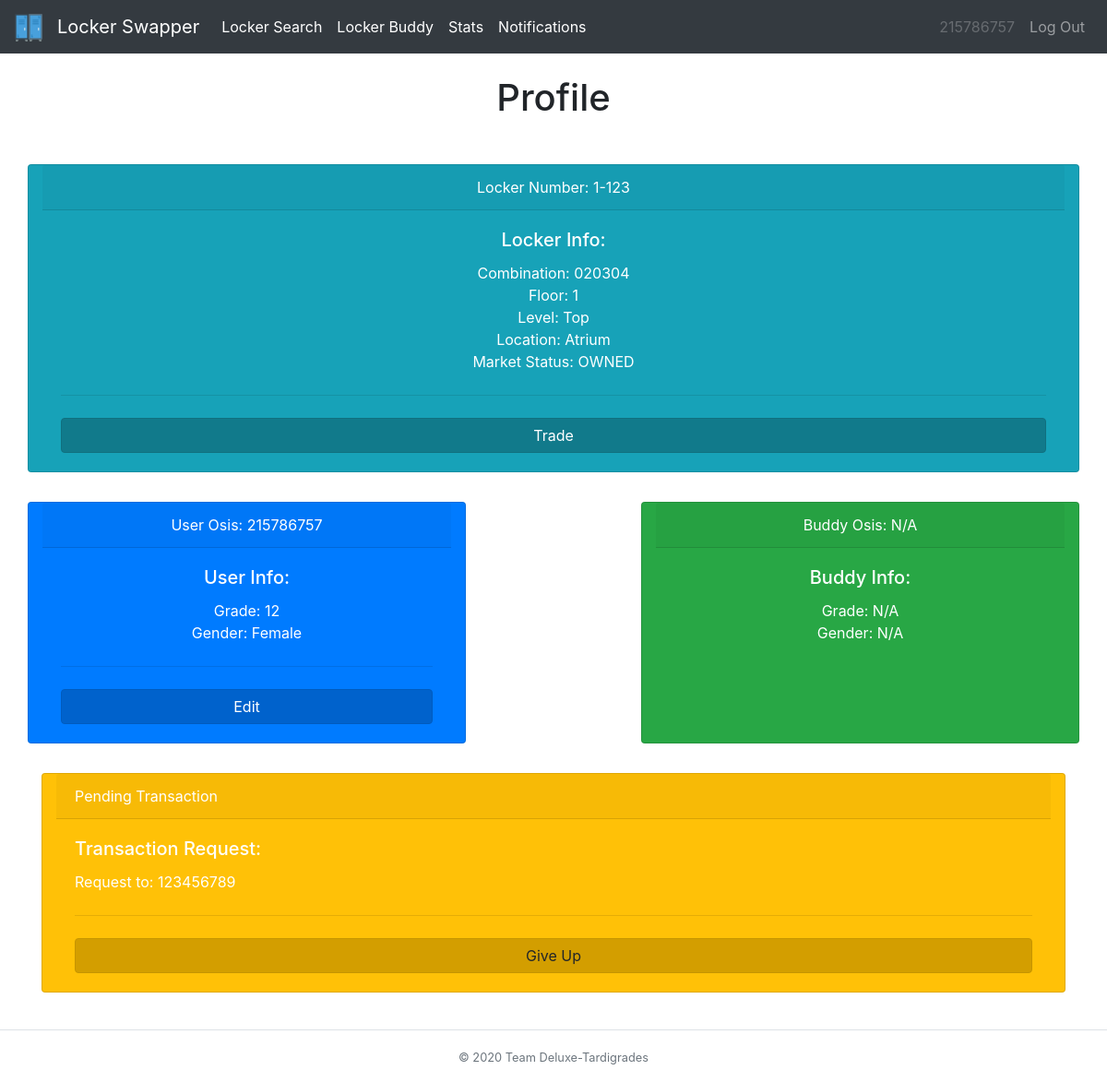
The page /home (signed in) on the database its author committed.
### tables this page shows
CREATE TABLE locker_tbl (locker INT, owner TEXT, combo TEXT, floor INT, level INT, location TEXT, status TEXT);

CREATE TABLE user_tbl (osis INT, password TEXT, locker INT, grade INT, buddy INT, survey TEXT, gender TEXT);

CREATE TABLE transaction_tbl (locker INT, recipient INT, sender INT, status INT, request TEXT, floor INT);

### __init__.py (the view)
@app.route("/home")
@login_required
def profile():
    userInfo = db_manager.getUserInfo(session['osis'])
    buddy = ["N/A","N/A","N/A","N/A","N/A","N/A","N/A","N/A"]
    if len(userInfo[4]) != 0:
        buddy = db_manager.getUserInfo(userInfo[4])
    locker = db_manager.getLockerInfo(userInfo[2])
    transactions=db_manager.getTransactionInfo(session['osis'])
    return render_template("home.html", heading="Profile", userInfo=userInfo, buddy=buddy, locker=locker, transactions=transactions , user=session['osis'])

### __init__.py (called while the page is built)
def login_required(f):
    @wraps(f)
    def dec(*args, **kwargs):
        if 'osis' in session:
            return f(*args, **kwargs)
        flash('You must be logged in to view this page!', 'danger')
        return redirect('/')
    return dec

### db_builder.py (called while the page is built)
def execmany(cmd, inputs):
    db = sqlite3.connect(DB_FILE)
    c = db.cursor()
    output = c.execute(cmd, inputs)
    db.commit()
    return output

### db_manager.py (called while the page is built)
def getUserInfo(osis):
    q = "SELECT * from user_tbl WHERE osis=?"
    inputs = (osis,)
    data = execmany(q, inputs).fetchone()
    info = [data[0],data[1],data[2],data[3],data[4],data[5],data[6]]
    return info

def getLockerInfo(locker):
    q = "SELECT * from locker_tbl WHERE locker=?"
    inputs = (locker,)
    data = execmany(q, inputs).fetchone()
    info=[]
    for value in data:
        info.append(value)
    return info

def getTransactionInfo(osis):
    q = "SELECT * from transaction_tbl WHERE sender=?"
    inputs = (osis,)
    data = execmany(q, inputs).fetchall()
    info = []
    print(q)
    if(data is None):
        return info
    for value in data:
        print(value)
        print(len(value))
        print(value[4])
        if len(value)>0 and value[3] == 1:
            info.append([value[0],value[1],value[2],value[3],value[4]])
    return info

### templates/home.html
{% extends "base.html" %}
{% block body %}
<div class="row">
  <div class="col-sm-12 col-md-12 col-lg-12 mx-auto">
    <div class="row">
      <div class="card text-white text-center bg-info my-3 col-md-12">
        <div class="card-header">Locker Number: {{locker[3]}}-{{locker[0]}}</div>
        <div class="card-body">
          <h5 class="card-title">Locker Info:</h5>
          <p class="card-text">Combination: {{locker[2]}} <br> Floor: {{locker[3]}} <br> Level: {{locker[4]}} <br> Location: {{locker[5]}} <br> Market Status: {{locker[6]}}</p>
          <hr class="my-4">
          <form action="/market" method="post">
            <button type="submit" class="btn btn-info btn-block active">Trade</button>
          </form>
        </div>
      </div>
    </div>
    <div class="row">
      <div class="card text-white text-center bg-primary my-3 col-md-5">
        <div class="card-header">User Osis: {{userInfo[0]}}</div>
        <div class="card-body">
          <h5 class="card-title">User Info:</h5>
          <p class="card-text">Grade: {{userInfo[3]}} <br> Gender: {{userInfo[6]}}</p>
          <hr class="my-4">
          <form action="/editprof">
            <button type="submit" class="btn btn-primary btn-block active">Edit</button>
          </form>
        </div>
      </div>
      <div class="col-md-2">
      </div>
      <div class="card text-white text-center bg-success my-3 col-md-5">
        <div class="card-header">Buddy Osis: {{buddy[0]}}</div>
        <div class="card-body">
          <h5 class="card-title">Buddy Info:</h5>
          <p class="card-text">Grade: {{buddy[3]}} <br> Gender: {{buddy[6]}}</p>
        </div>
      </div>
    </div>
    {% for item in transactions%}
    <div class="card text-white bg-warning my-3 col-md-12">
      <div class="card-header">Pending Transaction</div>
      <div class="card-body">
        <h5 class="card-title">Transaction Request: {{item[5]}}</h5>
        <p class="card-text">Request to: {{item[1]}} <br> </p>
        <hr class="my-4">
        <form action="#">
          <button type="submit" class="btn btn-warning btn-block active">Give Up</button>
        </form>
      </div>
    </div>
    {% endfor %}
  </div>
</div>
{% endblock %}

### templates/base.html (shortened to what this page needs)
{% from "macros/render_flashes.html" import render_flashes %}
<!DOCTYPE html>
<html>
    <head>
        <link rel="stylesheet" href="https://stackpath.bootstrapcdn.com/bootstrap/4.3.1/css/bootstrap.min.css">
    </head>
    <body>
      <nav class="navbar navbar-expand-lg navbar-dark bg-dark">
      <a class="navbar-brand" href="/home">
        <img src="/../static/lockericon.png" alt="" width="30" height="30">
      </a>
      <a class="navbar-brand" href="/home">Locker Swapper</a>
      <div class="collapse navbar-collapse" id="navbarSupportedContent">
        <ul class="navbar-nav mr-auto">
          <li class="nav-item active">
            <a class="nav-link" href="/locker">Locker Search</a>
          </li>
          <li class="nav-item active">
            <a class="nav-link" href="/buddy">Locker Buddy</a>
          </li>
          <li class="nav-item active">
            <a class="nav-link" href="/stats">Stats</a>
          </li>
          <li class="nav-item active">
            <a class="nav-link" href="/notifs">Notifications</a>
          </li>
        </ul>
        <ul class="navbar-nav navbar-right">
            <li class="nav-item">
                <a class="nav-link disabled">{{user}}</a>
            </li>
            <li class="nav-item">
                <a class="nav-link" href="/logout">Log Out</a>
            </li>
        </ul>
      </div>
    </nav>
    <div class="container">
      {{ render_flashes() }}
      <h1 class="text-center">{{heading}}</h1>
      <br>
      {% block body %}
      {% endblock %}
    </div>
    <br>
    <footer class="footer-copyright text-center py-3 border-top">
        <small class="text-muted">© 2020 Team Deluxe-Tardigrades</small>
    </footer>
  </body>
</html>

### templates/macros/render_flashes.html (shortened to what this page needs)
{% macro render_flashes() %}
    <br>
{% endmacro %}

### rows shown on the page
locker_tbl: floor "1", locker "123", combo "020304", level "Top", location "Atrium", status "OWNED"
user_tbl: osis "215786757", grade "12", gender "Female"
transaction_tbl: recipient "123456789"

### other values the page prints
{{ user }} "215786757"
{{ heading }} "Profile"
{{ buddy[0] }} "N/A"
{{ buddy[3] }} "N/A"
{{ buddy[6] }} "N/A"
